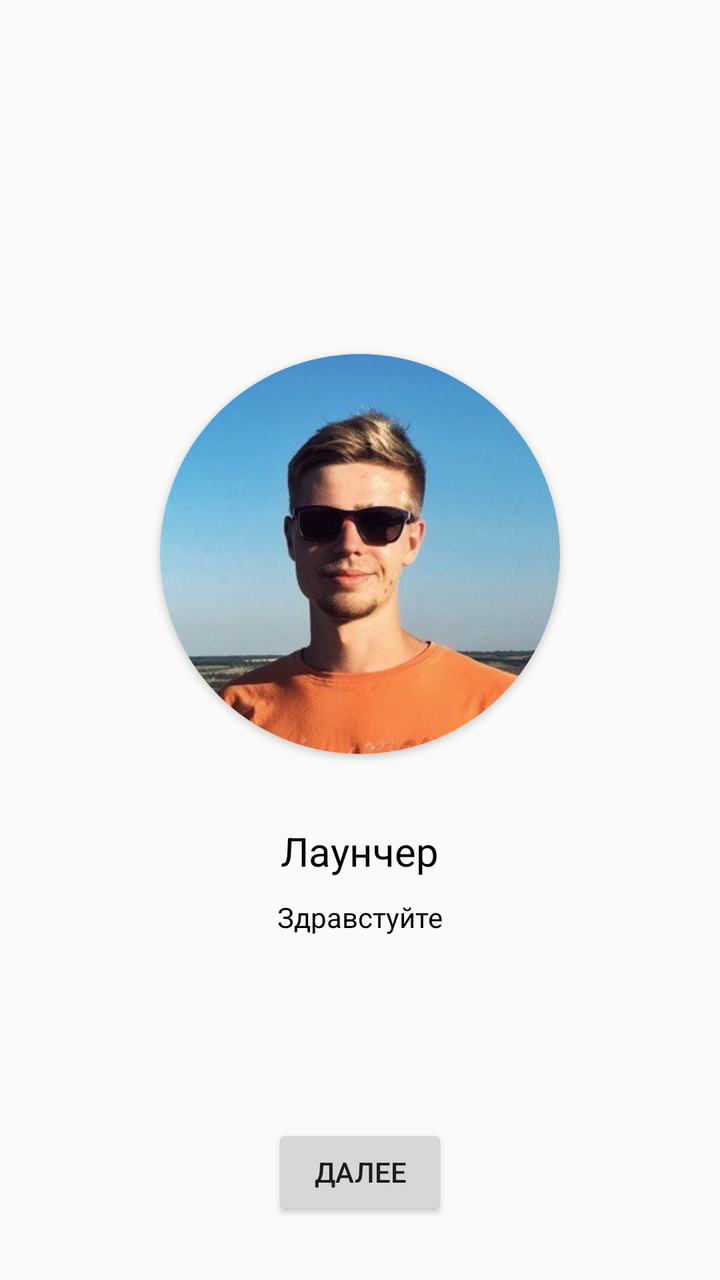
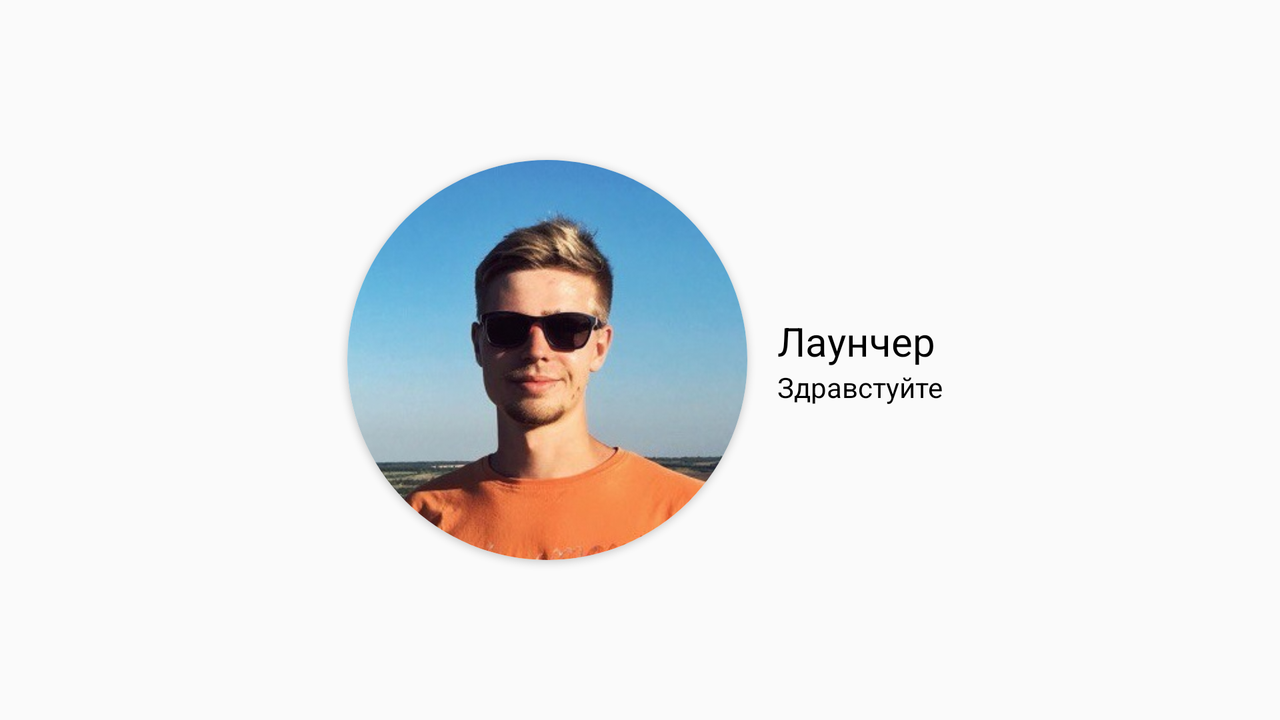

Two renders of one Android screen. The first uses the default layout on a phone; the second uses the alternative layout the repository ships for a different screen configuration, on a matching device. The two XML files are below.
<!-- AndroidManifest.xml: application theme AppTheme -->
<!-- res/layout/fragment_hello.xml -->
<?xml version="1.0" encoding="utf-8"?>
<FrameLayout
    xmlns:android="http://schemas.android.com/apk/res/android"
    xmlns:app="http://schemas.android.com/apk/res-auto"
    android:layout_width="match_parent"
    android:layout_height="match_parent">

    <LinearLayout
        android:layout_width="wrap_content"
        android:layout_height="wrap_content"
        android:layout_gravity="center"
        android:orientation="vertical">

        <android.support.v7.widget.CardView
            android:layout_width="@dimen/image_size"
            android:layout_height="@dimen/image_size"
            android:layout_margin="5dp"
            app:cardCornerRadius="@dimen/image_radius">

            <ImageView
                android:id="@+id/roundedImageView"
                android:layout_width="wrap_content"
                android:layout_height="wrap_content"
                android:background="@color/white"
                android:contentDescription="@string/my_photo"
                android:scaleType="centerCrop"
                android:src="@drawable/me"/>
        </android.support.v7.widget.CardView>

        <TextView
            android:layout_width="wrap_content"
            android:layout_height="wrap_content"
            android:layout_gravity="center"
            android:layout_marginTop="30dp"
            android:text="@string/full_app_name"
            android:textColor="@color/black"
            android:textSize="20sp"/>

        <TextView
            android:layout_width="wrap_content"
            android:layout_height="wrap_content"
            android:layout_gravity="center"
            android:layout_marginTop="10dp"
            android:text="@string/hello_title"
            android:textColor="@color/black"/>
    </LinearLayout>

    <Button
        android:id="@+id/button_next"
        style="Widget.AppCompat.Button.Colored"
        android:layout_width="wrap_content"
        android:layout_height="wrap_content"
        android:layout_gravity="bottom|center"
        android:layout_marginBottom="30dp"
        android:text="@string/next_button_text"/>
</FrameLayout>
<!-- resources referenced by this layout -->
<resources>
  <color name="black">#000000</color>
  <color name="white">#ffffff</color>
  <dimen name="image_radius">100dp</dimen>
  <dimen name="image_size">200dp</dimen>
  <!-- drawable me: jpg bitmap (drawable, 37673 bytes) -->
  <string name="full_app_name">Лаунчер</string>
  <string name="hello_title">Здравстуйте</string>
  <string name="my_photo">Фото Кирилла</string>
  <string name="next_button_text">Далее</string>
  <style name="AppTheme" parent="Theme.AppCompat.Light.DarkActionBar">
          
          <item name="colorPrimary">@color/colorPrimary</item>
          <item name="colorPrimaryDark">@color/colorPrimaryDark</item>
          <item name="colorAccent">@color/colorAccent</item>
      </style>
</resources>
<!-- res/layout-land/fragment_hello.xml (the repository's variant of the layout above) -->
<!-- drawn on the phone turned sideways -->
<?xml version="1.0" encoding="utf-8"?>
<LinearLayout
    xmlns:android="http://schemas.android.com/apk/res/android"
    xmlns:app="http://schemas.android.com/apk/res-auto"
    xmlns:tools="http://schemas.android.com/tools"
    android:layout_width="match_parent"
    android:layout_height="match_parent"
    android:orientation="horizontal"
    tools:context="kirill.malafey.launcher.welcome_page.HelloActivity">

    <FrameLayout
        android:layout_width="wrap_content"
        android:layout_height="match_parent"
        android:layout_weight="10">

        <LinearLayout
            android:layout_width="wrap_content"
            android:layout_height="match_parent"
            android:layout_gravity="center">

            <android.support.v7.widget.CardView
                android:layout_width="@dimen/image_size"
                android:layout_height="@dimen/image_size"
                android:layout_gravity="center_vertical"
                android:layout_margin="5dp"
                app:cardCornerRadius="@dimen/image_radius">

                <ImageView
                    android:id="@+id/roundedImageView"
                    android:layout_width="wrap_content"
                    android:layout_height="wrap_content"
                    android:background="@color/white"
                    android:contentDescription="@string/my_photo"
                    android:scaleType="centerCrop"
                    android:src="@drawable/me"/>
            </android.support.v7.widget.CardView>

            <LinearLayout
                android:layout_width="match_parent"
                android:layout_height="match_parent"
                android:layout_gravity="center_vertical"
                android:layout_marginStart="10dp"
                android:gravity="center_vertical"
                android:orientation="vertical">

                <TextView
                    android:layout_width="wrap_content"
                    android:layout_height="wrap_content"
                    android:layout_gravity="center_vertical"
                    android:text="@string/full_app_name"
                    android:textColor="@color/black"
                    android:textSize="20sp"/>

                <TextView
                    android:layout_width="wrap_content"
                    android:layout_height="wrap_content"
                    android:layout_gravity="center_vertical"
                    android:text="@string/hello_title"
                    android:textColor="@color/black"/>
            </LinearLayout>

        </LinearLayout>
    </FrameLayout>
</LinearLayout>
<!-- resources referenced by the variant -->
<!-- as the phone turned sideways resolves them -->
<resources>
  <color name="black">#000000</color>
  <color name="white">#ffffff</color>
  <dimen name="image_radius">100dp</dimen>
  <dimen name="image_size">200dp</dimen>
  <!-- drawable me: jpg bitmap (drawable, 37673 bytes) -->
  <string name="full_app_name">Лаунчер</string>
  <string name="hello_title">Здравстуйте</string>
  <string name="my_photo">Фото Кирилла</string>
  <style name="AppTheme" parent="Theme.AppCompat.Light.DarkActionBar">
          
          <item name="colorPrimary">@color/colorPrimary</item>
          <item name="colorPrimaryDark">@color/colorPrimaryDark</item>
          <item name="colorAccent">@color/colorAccent</item>
      </style>
</resources>
